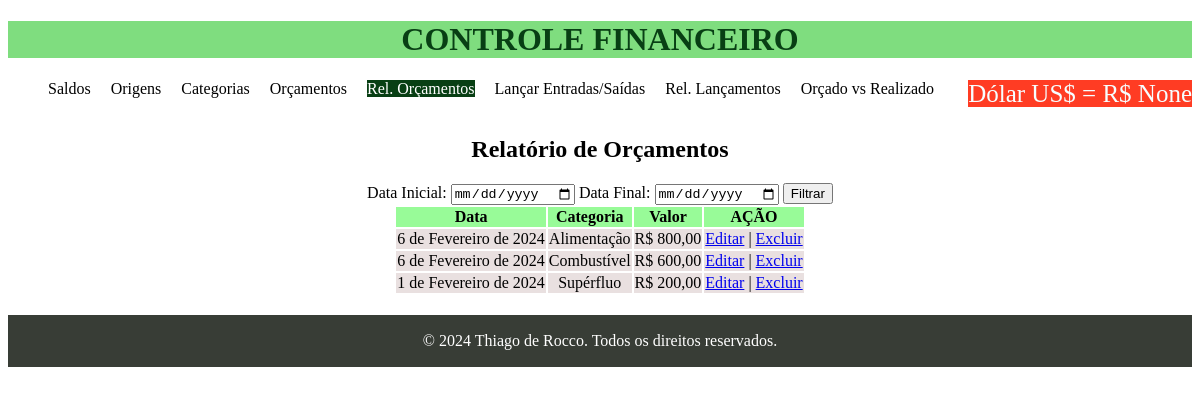
The app's page /rel-orctos/ with its own data.
### financeiro/models.py (models this page shows, shortened)
class Orcamento(models.Model):
    categoria = models.ForeignKey(Categoria, on_delete=models.CASCADE)
    data = models.DateField()
    valor = models.DecimalField(max_digits=10, decimal_places=2)

class Categoria(models.Model):
    nome = models.CharField(max_length=255)

### financeiro/views.py (the view)
# urls.py: path('rel-orctos/', rel_orcamentos, name='rel_orcamentos'),
def rel_orcamentos(request):
    orcamentos = Orcamento.objects.all()
    for orcamento in orcamentos:
        orcamento.nome_categoria = orcamento.categoria.nome
    return render(request, 'financeiro/rel_orcamentos.html',
                  {"orcamentos": orcamentos})

### financeiro/templates/financeiro/rel_orcamentos.html (shortened to what this page needs)
{% extends 'financeiro/base.html' %}
{% load static %}
{% block content %}
<br><br>
    <h2>Relatório de Orçamentos</h2>
    <form action="">
        Data Inicial: <input type="date" name="" id="">
        Data Final: <input type="date" name="" id="">
        <input type="submit" value="Filtrar">
    </form>
    <table>
        <thead>
            <tr>
            <th>Data</th>
            <th>Categoria</th>
            <th>Valor</th>
            <th colspan="2">AÇÃO</th>
        </tr>
    </thead>
    {% for orcamento in orcamentos %}
    <tr>
        <td>{{ orcamento.data }}</td>
        <td>{{ orcamento.nome_categoria }}</td>
        <td>R$ {{ orcamento.valor }}</td>
        <td><a href="#">Editar</a> | <a href="#">Excluir</a></td>
    </tr>
    {% endfor %}
</table>
{% endblock %}

### financeiro/static/css/style.css (style rules this page uses)
body { font-family: 'Trebuchet MS'; }
main table { margin: 0 auto; }
h1, h2 { text-align: center; }
thead tr { background-color:#98FB98 }
tr { background-color: rgb(233,224,224) }

### records on screen
Orcamento: data "6 de Fevereiro de 2024", nome_categoria "Alimentação", valor "800,00"
Orcamento: data "6 de Fevereiro de 2024", nome_categoria "Combustível", valor "600,00"
Orcamento: data "1 de Fevereiro de 2024", nome_categoria "Supérfluo", valor "200,00"

### other values on screen
{{ request.cotacao_dolar }} "None"
